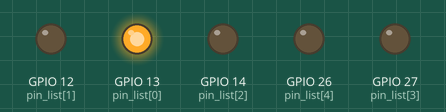
Bench run of a sketch on a simulated ESP32. On the bench: output pins drawn as LEDs (lit = HIGH).

Above: at 0.02 s.
At 0.32 s:
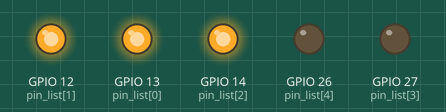
At 0.72 s:
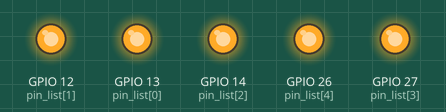
At 1.47 s:
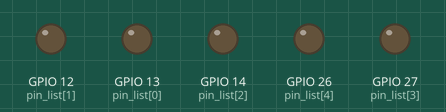
At 2.17 s:
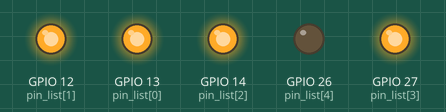
At 2.87 s:
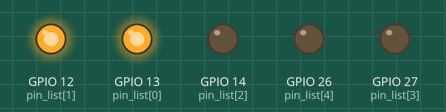
Timing chart, 0 to 3.2 s (numbered marks = the images above):
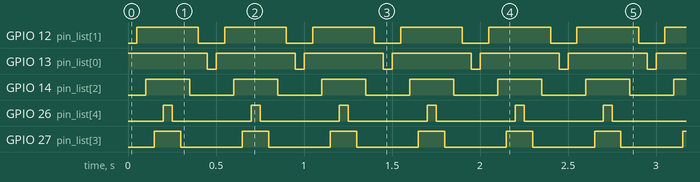

The sketch:

2.water_lamp.ino
```cpp
/*
  该程序的作用是实现反复流水灯效果。
  在线文档：https://docs.geeksman.com/esp32/Arduino/06.esp32-arduino-water-lamp.html
*/


// 定义 GPIO 引脚数组
int pin_list[5] = {13, 12, 14, 27, 26};
// 获取数组长度
int size = sizeof(pin_list) / sizeof(pin_list[0]);

void setup() {
  // 设定 GPIO 引脚为输出模式
  for (int i=0; i<size;i++) {
    pinMode(pin_list[i], OUTPUT);
    }
}

void loop() {
  // 将所有引脚设置为高电平
  for (int i=0;i<size;i++) {
    digitalWrite(pin_list[i], HIGH);
    delay(50);
    }
  // 将所有引脚设置为低电平
  for (int i=size-1;i>=0;i--) {
    digitalWrite(pin_list[i], LOW);
    delay(50);
    }
}
```

Measured:
- by itself, GPIO 12 (pin_list[1]): alternates HIGH for 0.35 s and LOW for 0.15 s
- by itself, GPIO 13 (pin_list[0]): alternates HIGH for 0.45 s and LOW for 0.05 s
- by itself, GPIO 14 (pin_list[2]): alternates HIGH for 0.25 s and LOW for 0.25 s
- by itself, GPIO 26 (pin_list[4]): alternates HIGH for 0.05 s and LOW for 0.45 s
- by itself, GPIO 27 (pin_list[3]): alternates HIGH for 0.15 s and LOW for 0.35 s
